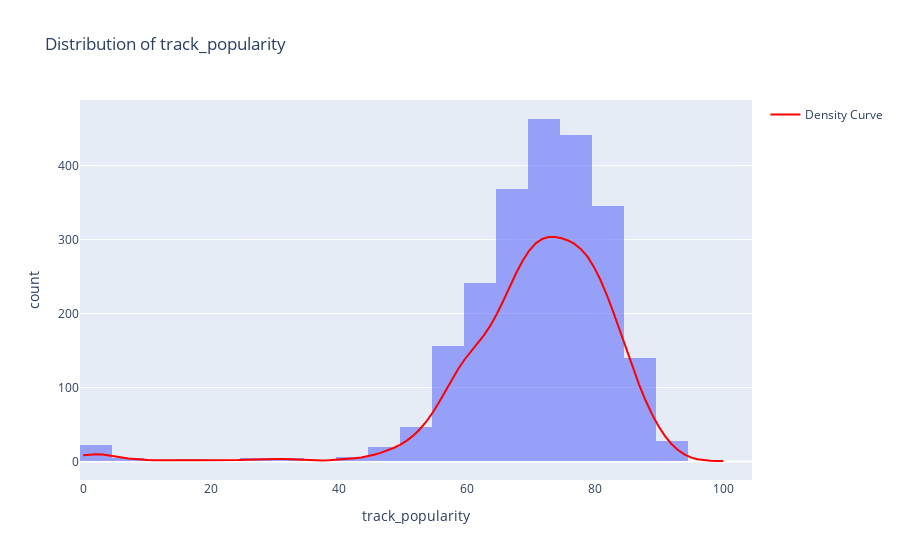
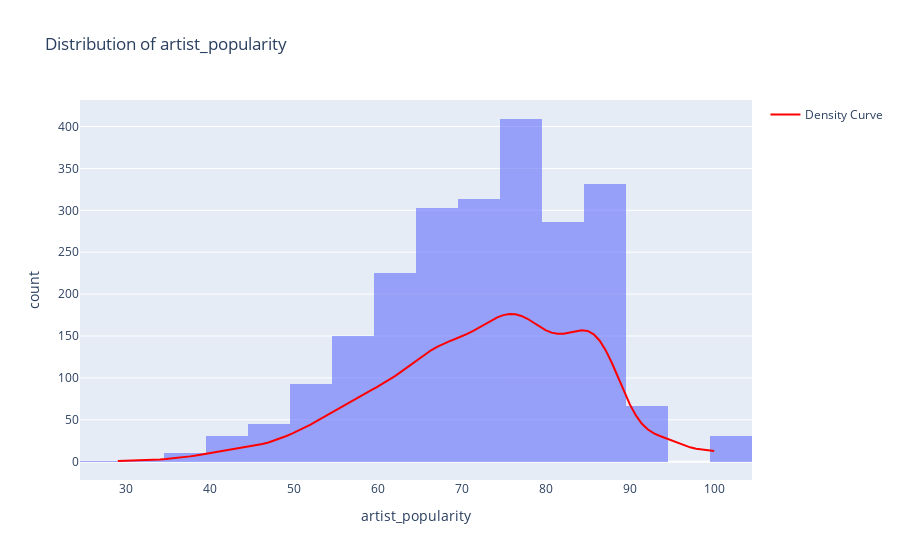
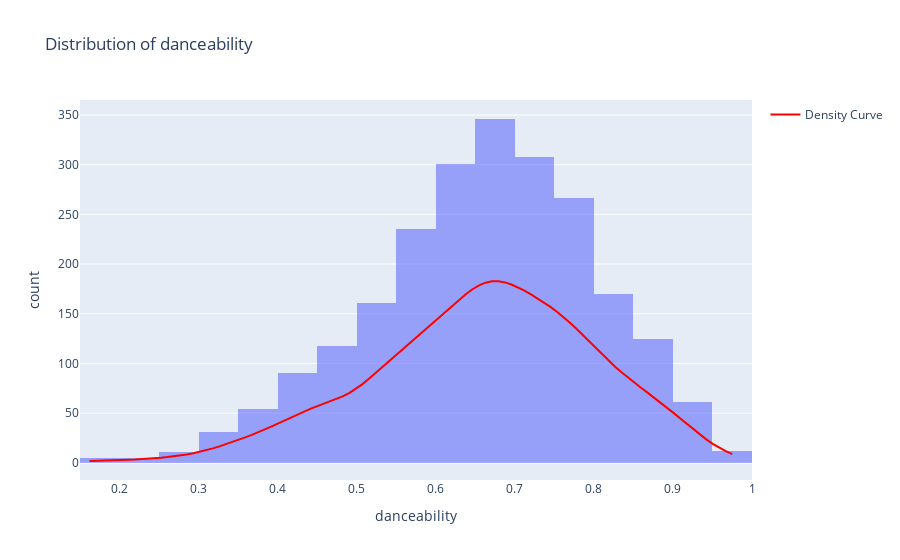
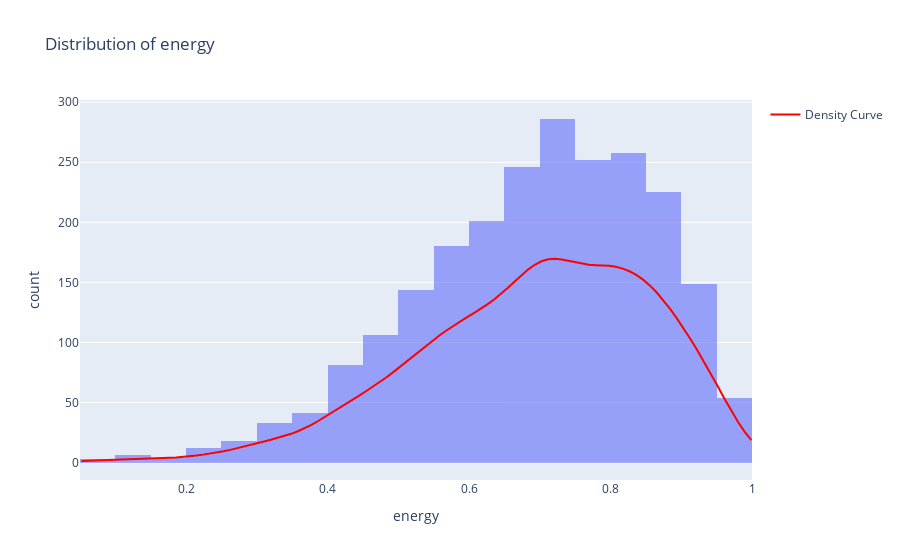

The code cell stored with these charts, in order, in its notebook:
### Code cell
import matplotlib.pyplot as plt
import seaborn as sns
import plotly_express as px
import plotly.graph_objects as go
from scipy.stats import gaussian_kde

columns_to_plot = [
    'track_popularity', 'artist_popularity', 'danceability', 'energy', 'key', 
    'loudness', 'speechiness', 'acousticness', 'instrumentalness', 
    'liveness', 'valence', 'tempo', 'duration_ms'
]

# Loop through each column and plot
for col in columns_to_plot:
    # Compute histogram data
    hist_values, bin_edges = np.histogram(df[col], bins=30)

    # Compute KDE for smooth density line
    kde = gaussian_kde(df[col])
    x_vals = np.linspace(df[col].min(), df[col].max(), 100)

    # Scale KDE to match the histogram's max frequency
    y_vals = kde(x_vals) * len(df[col]) * (bin_edges[1] - bin_edges[0])

    # Create histogram
    fig = px.histogram(df, x=col, nbins=30, opacity=0.6, title=f'Distribution of {col}',
                       labels={col: col}, histnorm=None)

    # Add KDE line scaled to match frequency
    fig.add_trace(go.Scatter(
        x=x_vals, 
        y=y_vals, 
        mode='lines', 
        line=dict(color='red', width=2),
        name='Density Curve'
    ))

    # Show the figure
    fig.show()

### Figure 1 — Plotly figure (JSON) as saved in the notebook; plotly's stock layout.template omitted (floating-point values rounded to 4 significant figures; data arrays with more than 128 entries replaced by an {"elided": "..."} marker saying what was removed)
{"data": [{"bingroup": "x", "hovertemplate": "track_popularity=%{x}<br>count=%{y}<extra></extra>", "legendgroup": "", "marker": {"color": "#636efa", "opacity": 0.6, "pattern": {"shape": ""}}, "name": "", "nbinsx": 30, "orientation": "v", "showlegend": false, "type": "histogram", "x": {"elided": "2299 int values"}, "xaxis": "x", "yaxis": "y"}, {"line": {"color": "red", "width": 2}, "mode": "lines", "name": "Density Curve", "type": "scatter", "x": [0.0, 1.01, 2.02, 3.03, 4.04, 5.051, 6.061, 7.071, 8.081, 9.091, 10.1, 11.11, 12.12, 13.13, 14.14, 15.15, 16.16, 17.17, 18.18, 19.19, 20.2, 21.21, 22.22, 23.23, 24.24, 25.25, 26.26, 27.27, 28.28, 29.29, 30.3, 31.31, 32.32, 33.33, 34.34, 35.35, 36.36, 37.37, 38.38, 39.39, 40.4, 41.41, 42.42, 43.43, 44.44, 45.45, 46.46, 47.47, 48.48, 49.49, 50.51, 51.52, 52.53, 53.54, 54.55, 55.56, 56.57, 57.58, 58.59, 59.6, 60.61, 61.62, 62.63, 63.64, 64.65, 65.66, 66.67, 67.68, 68.69, 69.7, 70.71, 71.72, 72.73, 73.74, 74.75, 75.76, 76.77, 77.78, 78.79, 79.8, 80.81, 81.82, 82.83, 83.84, 84.85, 85.86, 86.87, 87.88, 88.89, 89.9, 90.91, 91.92, 92.93, 93.94, 94.95, 95.96, 96.97, 97.98, 98.99, 100.0], "y": [8.305, 9.463, 9.842, 9.432, 8.389, 6.972, 5.462, 4.104, 3.05, 2.344, 1.927, 1.689, 1.533, 1.417, 1.357, 1.38, 1.473, 1.571, 1.601, 1.54, 1.437, 1.374, 1.416, 1.582, 1.86, 2.233, 2.669, 3.101, 3.425, 3.552, 3.45, 3.153, 2.732, 2.257, 1.795, 1.422, 1.217, 1.233, 1.478, 1.92, 2.518, 3.259, 4.181, 5.374, 6.951, 8.998, 11.54, 14.58, 18.17, 22.49, 27.84, 34.52, 42.82, 53.0, 65.22, 79.38, 94.83, 110.5, 125.0, 137.8, 149.0, 159.5, 170.8, 184.0, 199.7, 217.6, 236.6, 255.1, 271.7, 285.1, 294.9, 300.8, 303.4, 303.4, 301.7, 298.8, 294.1, 287.1, 276.8, 263.0, 245.6, 225.0, 201.8, 177.0, 151.6, 126.9, 103.6, 82.34, 63.57, 47.51, 34.21, 23.59, 15.45, 9.519, 5.492, 2.992, 1.612, 0.9574, 0.6942, 0.5841]}], "layout": {"barmode": "relative", "legend": {"tracegroupgap": 0}, "title": {"text": "Distribution of track_popularity"}, "xaxis": {"anchor": "y", "domain": [0, 1], "title": {"text": "track_popularity"}}, "yaxis": {"anchor": "x", "domain": [0, 1], "title": {"text": "count"}}}}

### Figure 2 — Plotly figure (JSON) as saved in the notebook; plotly's stock layout.template omitted (floating-point values rounded to 4 significant figures; data arrays with more than 128 entries replaced by an {"elided": "..."} marker saying what was removed)
{"data": [{"bingroup": "x", "hovertemplate": "artist_popularity=%{x}<br>count=%{y}<extra></extra>", "legendgroup": "", "marker": {"color": "#636efa", "opacity": 0.6, "pattern": {"shape": ""}}, "name": "", "nbinsx": 30, "orientation": "v", "showlegend": false, "type": "histogram", "x": {"elided": "2299 int values"}, "xaxis": "x", "yaxis": "y"}, {"line": {"color": "red", "width": 2}, "mode": "lines", "name": "Density Curve", "type": "scatter", "x": [29.0, 29.72, 30.43, 31.15, 31.87, 32.59, 33.3, 34.02, 34.74, 35.45, 36.17, 36.89, 37.61, 38.32, 39.04, 39.76, 40.47, 41.19, 41.91, 42.63, 43.34, 44.06, 44.78, 45.49, 46.21, 46.93, 47.65, 48.36, 49.08, 49.8, 50.52, 51.23, 51.95, 52.67, 53.38, 54.1, 54.82, 55.54, 56.25, 56.97, 57.69, 58.4, 59.12, 59.84, 60.56, 61.27, 61.99, 62.71, 63.42, 64.14, 64.86, 65.58, 66.29, 67.01, 67.73, 68.44, 69.16, 69.88, 70.6, 71.31, 72.03, 72.75, 73.46, 74.18, 74.9, 75.62, 76.33, 77.05, 77.77, 78.48, 79.2, 79.92, 80.64, 81.35, 82.07, 82.79, 83.51, 84.22, 84.94, 85.66, 86.37, 87.09, 87.81, 88.53, 89.24, 89.96, 90.68, 91.39, 92.11, 92.83, 93.55, 94.26, 94.98, 95.7, 96.41, 97.13, 97.85, 98.57, 99.28, 100.0], "y": [0.7661, 0.9098, 1.069, 1.258, 1.496, 1.797, 2.171, 2.622, 3.152, 3.768, 4.484, 5.317, 6.279, 7.368, 8.561, 9.819, 11.09, 12.33, 13.51, 14.62, 15.69, 16.78, 17.97, 19.34, 20.98, 22.92, 25.19, 27.77, 30.6, 33.68, 36.98, 40.51, 44.28, 48.27, 52.42, 56.65, 60.89, 65.07, 69.16, 73.17, 77.1, 81.01, 84.93, 88.93, 93.08, 97.47, 102.1, 107.1, 112.4, 117.7, 123.1, 128.2, 132.9, 137.0, 140.6, 143.6, 146.4, 149.3, 152.4, 156.1, 160.2, 164.5, 168.7, 172.3, 174.9, 176.2, 175.9, 173.9, 170.5, 166.1, 161.4, 157.1, 154.0, 152.5, 152.7, 154.1, 155.9, 156.9, 156.0, 152.0, 144.3, 132.8, 118.0, 101.2, 84.1, 68.31, 55.14, 45.2, 38.32, 33.78, 30.57, 27.82, 25.02, 22.12, 19.37, 17.09, 15.46, 14.41, 13.64, 12.8]}], "layout": {"barmode": "relative", "legend": {"tracegroupgap": 0}, "title": {"text": "Distribution of artist_popularity"}, "xaxis": {"anchor": "y", "domain": [0, 1], "title": {"text": "artist_popularity"}}, "yaxis": {"anchor": "x", "domain": [0, 1], "title": {"text": "count"}}}}

### Figure 3 — Plotly figure (JSON) as saved in the notebook; plotly's stock layout.template omitted (floating-point values rounded to 4 significant figures; data arrays with more than 128 entries replaced by an {"elided": "..."} marker saying what was removed)
{"data": [{"bingroup": "x", "hovertemplate": "danceability=%{x}<br>count=%{y}<extra></extra>", "legendgroup": "", "marker": {"color": "#636efa", "opacity": 0.6, "pattern": {"shape": ""}}, "name": "", "nbinsx": 30, "orientation": "v", "showlegend": false, "type": "histogram", "x": {"elided": "2299 float values"}, "xaxis": "x", "yaxis": "y"}, {"line": {"color": "red", "width": 2}, "mode": "lines", "name": "Density Curve", "type": "scatter", "x": [0.162, 0.1702, 0.1784, 0.1866, 0.1948, 0.2031, 0.2113, 0.2195, 0.2277, 0.2359, 0.2441, 0.2523, 0.2605, 0.2688, 0.277, 0.2852, 0.2934, 0.3016, 0.3098, 0.318, 0.3262, 0.3345, 0.3427, 0.3509, 0.3591, 0.3673, 0.3755, 0.3837, 0.3919, 0.4002, 0.4084, 0.4166, 0.4248, 0.433, 0.4412, 0.4494, 0.4576, 0.4658, 0.4741, 0.4823, 0.4905, 0.4987, 0.5069, 0.5151, 0.5233, 0.5315, 0.5398, 0.548, 0.5562, 0.5644, 0.5726, 0.5808, 0.589, 0.5972, 0.6055, 0.6137, 0.6219, 0.6301, 0.6383, 0.6465, 0.6547, 0.6629, 0.6712, 0.6794, 0.6876, 0.6958, 0.704, 0.7122, 0.7204, 0.7286, 0.7368, 0.7451, 0.7533, 0.7615, 0.7697, 0.7779, 0.7861, 0.7943, 0.8025, 0.8108, 0.819, 0.8272, 0.8354, 0.8436, 0.8518, 0.86, 0.8682, 0.8765, 0.8847, 0.8929, 0.9011, 0.9093, 0.9175, 0.9257, 0.9339, 0.9422, 0.9504, 0.9586, 0.9668, 0.975], "y": [1.746, 2.078, 2.366, 2.597, 2.774, 2.921, 3.07, 3.264, 3.538, 3.914, 4.401, 4.992, 5.677, 6.454, 7.338, 8.362, 9.567, 10.98, 12.63, 14.48, 16.5, 18.64, 20.88, 23.19, 25.58, 28.06, 30.67, 33.41, 36.3, 39.32, 42.45, 45.59, 48.68, 51.59, 54.29, 56.75, 59.05, 61.35, 63.84, 66.72, 70.15, 74.21, 78.93, 84.2, 89.91, 95.86, 101.9, 107.8, 113.6, 119.3, 124.8, 130.2, 135.7, 141.2, 146.9, 152.7, 158.6, 164.4, 169.9, 174.7, 178.5, 181.2, 182.6, 182.7, 181.5, 179.4, 176.5, 173.2, 169.5, 165.6, 161.4, 156.8, 152.0, 146.7, 141.0, 134.9, 128.6, 122.0, 115.3, 108.8, 102.5, 96.46, 90.79, 85.41, 80.27, 75.27, 70.35, 65.42, 60.41, 55.25, 49.94, 44.5, 39.01, 33.61, 28.4, 23.52, 19.06, 15.08, 11.61, 8.671]}], "layout": {"barmode": "relative", "legend": {"tracegroupgap": 0}, "title": {"text": "Distribution of danceability"}, "xaxis": {"anchor": "y", "domain": [0, 1], "title": {"text": "danceability"}}, "yaxis": {"anchor": "x", "domain": [0, 1], "title": {"text": "count"}}}}

### Figure 4 — Plotly figure (JSON) as saved in the notebook; plotly's stock layout.template omitted (floating-point values rounded to 4 significant figures; data arrays with more than 128 entries replaced by an {"elided": "..."} marker saying what was removed)
{"data": [{"bingroup": "x", "hovertemplate": "energy=%{x}<br>count=%{y}<extra></extra>", "legendgroup": "", "marker": {"color": "#636efa", "opacity": 0.6, "pattern": {"shape": ""}}, "name": "", "nbinsx": 30, "orientation": "v", "showlegend": false, "type": "histogram", "x": {"elided": "2299 float values"}, "xaxis": "x", "yaxis": "y"}, {"line": {"color": "red", "width": 2}, "mode": "lines", "name": "Density Curve", "type": "scatter", "x": [0.0519, 0.06147, 0.07103, 0.0806, 0.09017, 0.09973, 0.1093, 0.1189, 0.1284, 0.138, 0.1476, 0.1571, 0.1667, 0.1763, 0.1858, 0.1954, 0.205, 0.2145, 0.2241, 0.2337, 0.2432, 0.2528, 0.2624, 0.2719, 0.2815, 0.2911, 0.3006, 0.3102, 0.3198, 0.3293, 0.3389, 0.3485, 0.358, 0.3676, 0.3772, 0.3867, 0.3963, 0.4059, 0.4154, 0.425, 0.4346, 0.4441, 0.4537, 0.4633, 0.4728, 0.4824, 0.492, 0.5015, 0.5111, 0.5207, 0.5302, 0.5398, 0.5494, 0.5589, 0.5685, 0.5781, 0.5876, 0.5972, 0.6068, 0.6163, 0.6259, 0.6355, 0.645, 0.6546, 0.6642, 0.6737, 0.6833, 0.6929, 0.7024, 0.712, 0.7216, 0.7311, 0.7407, 0.7503, 0.7598, 0.7694, 0.779, 0.7885, 0.7981, 0.8077, 0.8172, 0.8268, 0.8364, 0.8459, 0.8555, 0.8651, 0.8746, 0.8842, 0.8938, 0.9033, 0.9129, 0.9225, 0.932, 0.9416, 0.9512, 0.9607, 0.9703, 0.9799, 0.9894, 0.999], "y": [1.317, 1.476, 1.629, 1.799, 2.006, 2.255, 2.535, 2.821, 3.081, 3.295, 3.462, 3.602, 3.756, 3.967, 4.273, 4.695, 5.233, 5.878, 6.618, 7.448, 8.378, 9.421, 10.59, 11.88, 13.27, 14.72, 16.17, 17.61, 19.05, 20.52, 22.12, 23.94, 26.07, 28.57, 31.44, 34.61, 38.0, 41.51, 45.07, 48.6, 52.11, 55.61, 59.14, 62.78, 66.59, 70.62, 74.88, 79.36, 83.98, 88.63, 93.24, 97.73, 102.1, 106.2, 110.2, 114.0, 117.6, 121.0, 124.4, 127.9, 131.7, 135.8, 140.3, 145.3, 150.6, 155.8, 160.7, 164.7, 167.6, 169.2, 169.6, 169.0, 167.8, 166.5, 165.4, 164.7, 164.3, 164.1, 163.8, 162.9, 161.5, 159.3, 156.2, 152.3, 147.5, 141.8, 135.2, 127.9, 120.0, 111.7, 102.9, 93.76, 84.18, 74.19, 63.91, 53.58, 43.54, 34.16, 25.8, 18.69]}], "layout": {"barmode": "relative", "legend": {"tracegroupgap": 0}, "title": {"text": "Distribution of energy"}, "xaxis": {"anchor": "y", "domain": [0, 1], "title": {"text": "energy"}}, "yaxis": {"anchor": "x", "domain": [0, 1], "title": {"text": "count"}}}}
